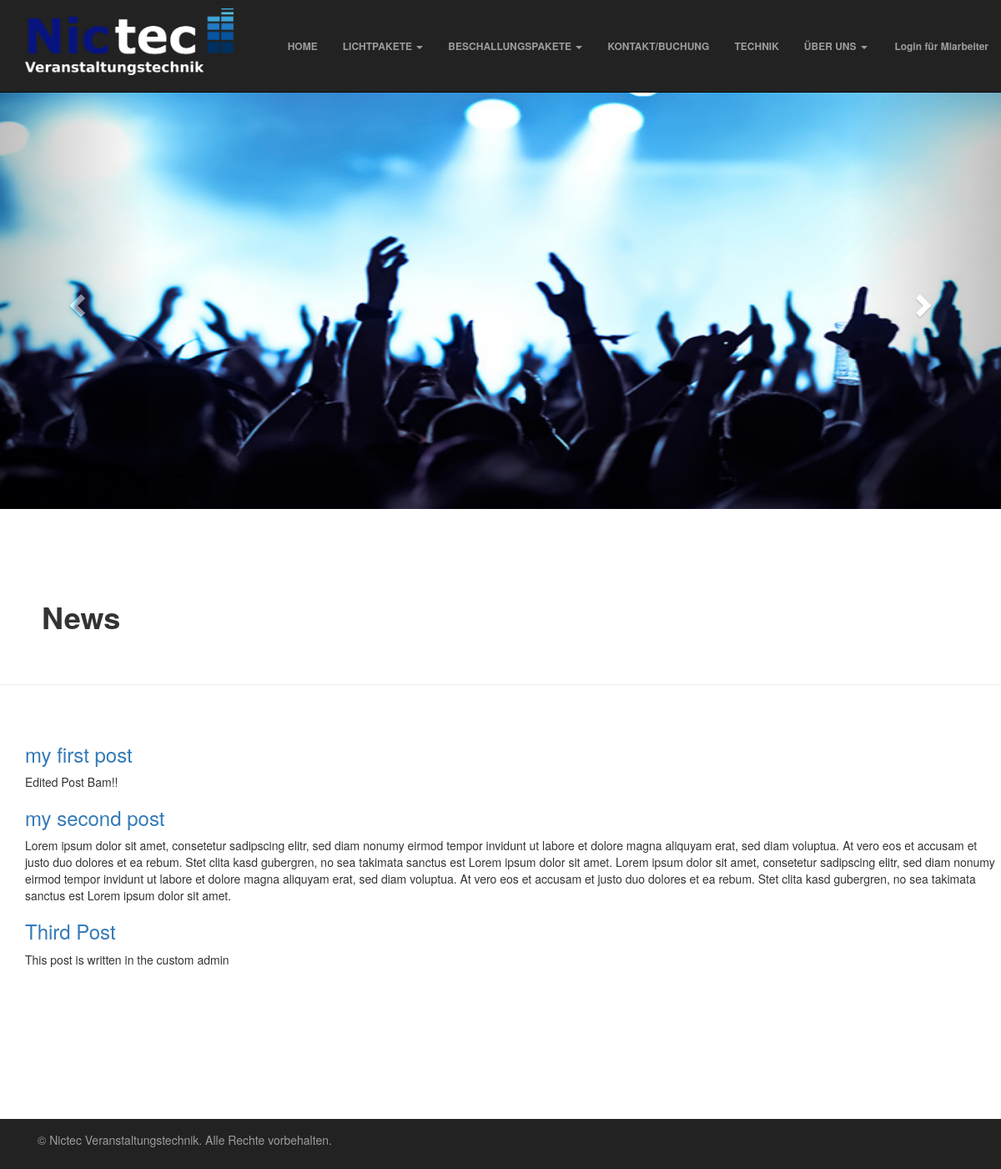
/, run on an earlier commit of the app's database.
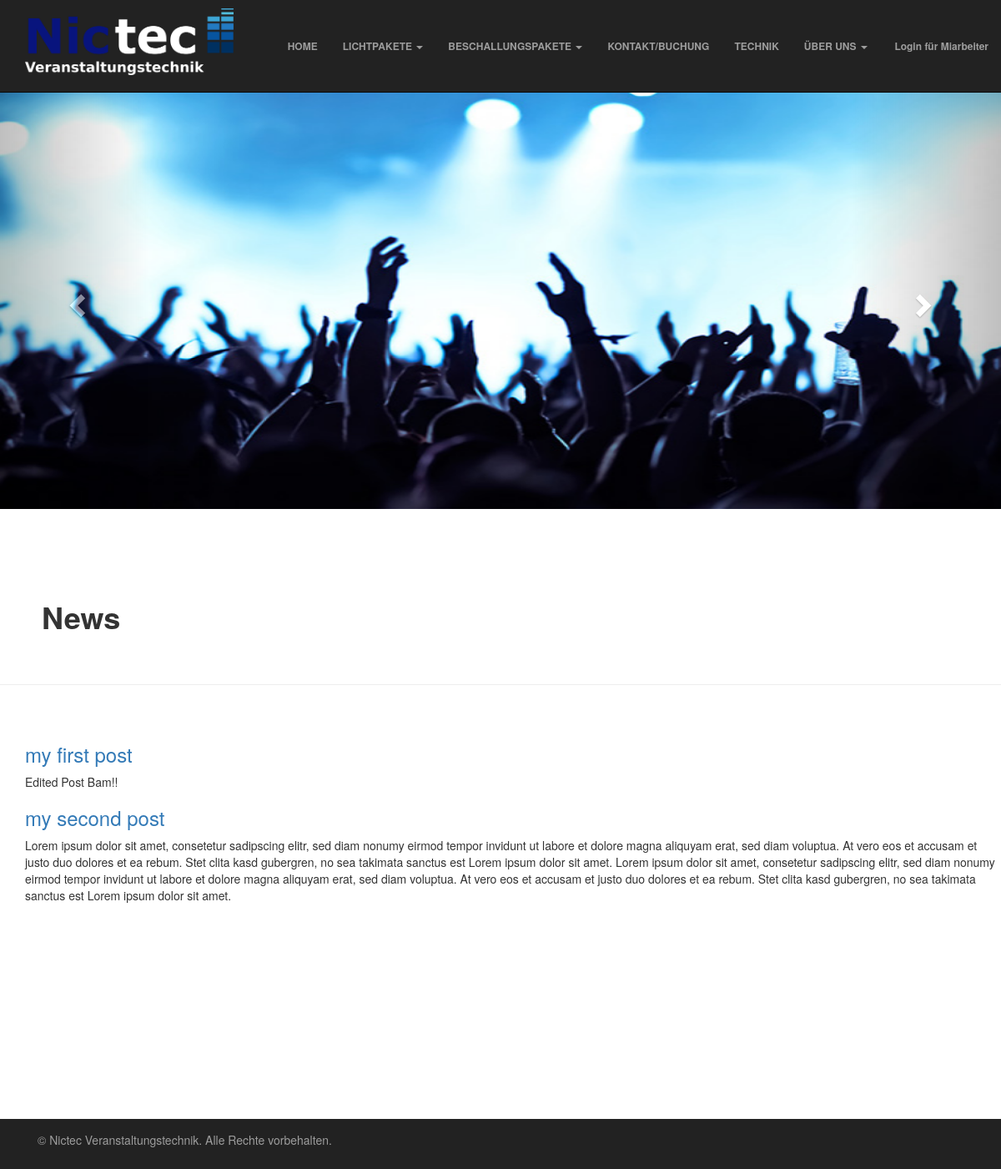
And on a later commit of the database.
### page/models.py (models this page shows, shortened)
class news(models.Model):
    title = models.CharField(max_length=200)
    text = models.TextField()
    created_date = models.DateTimeField(default=timezone.now)
    published_date = models.DateTimeField(default=timezone.now)

### page/views.py (the view)
# urls.py: url(r'^$', views.index, name='index'),
def index(request):
    news1 = news.objects.filter(published_date__lte=timezone.now()).order_by('published_date')
    if news1:
        return render(request, 'page/index.html', {'news':news1})
    else:
        print('error')
        return render(request, 'page/licht.html')

### page/templates/page/index.html (shortened to what this page needs)
<!DOCTYPE html>
<html lang="en">
<head>
    {% load staticfiles %}
    <link rel="stylesheet" href="https://maxcdn.bootstrapcdn.com/bootstrap/3.3.6/css/bootstrap.min.css">
   <link rel="stylesheet" href="{% static "page/css/custom.css" %}">
</head>
<body>
    <nav role="navigation" id="navbar" class="navbar navbar-inverse navbar-fixed-top">
        <div class="container-fluid">
            <div class="navbar-header">
                <a href="{% url 'home' %}"><img class="navbar-brand" src= "{% static "page/pictures/logo_heller.png"  %}"/></a>
            </div>
            <div class="collapse navbar-collapse" id="bs-example-navbar-collapse-1">
                <ul class="nav navbar-nav">
                    <li><a href="{% url 'home' %}">HOME </a></li>
                     <li class="dropdown">
                        <a href="{% url 'licht' %}" class="dropdown-toggle" role="button" aria-haspopup="true" aria-expanded="false">LICHTPAKETE <span class="caret"></span></a>
                    </li>
                    <li class="dropdown">
                        <a href="{% url 'ton' %}" class="dropdown-toggle"  role="button" aria-haspopup="true" aria-expanded="false">BESCHALLUNGSPAKETE <span class="caret"></span></a>
                    </li>
                    <li><a href="{% url 'kontakt' %}">KONTAKT/BUCHUNG</a></li>
                    <li><a href="{% url 'technik' %}">TECHNIK</a></li>
                    <li class="dropdown">
                        <a href="{% url 'ueber' %}" class="dropdown-toggle"  role="button" aria-haspopup="true" aria-expanded="false">ÜBER UNS <span class="caret"></span></a>
                    </li>
                </ul>
                <ul class="nav navbar-nav navbar-right">
                    <li><a href="{% url 'login' %}">Login für Miarbeiter</a></li>
                </ul>
            </div>
        </div>
    </nav>
    <div id="myCarousel" class="carousel slide" data-ride="carousel">
      <div class="carousel-inner" role="listbox">
        <div class="item active">
            <img src="{% static "page/pictures/banner-landing.jpg" %}" alt="banner"/ id= "picture">
        </div>
        <a class="left carousel-control" href="#myCarousel" role="button" data-slide="prev">
        <span class="glyphicon glyphicon-chevron-left" aria-hidden="true"></span>
        </a>
        <a class="right carousel-control" href="#myCarousel" role="button" data-slide="next">
        <span class="glyphicon glyphicon-chevron-right" aria-hidden="true"></span>
          </a>
        </div>
        <div class="page-header">
            <h1>News</h1>
        </div>
        <div class="wrapper">
           <div id= database>
            {% for news in news %}
                <h3><a href="">{{ news.title }}</a></h3>
                <p>{{ news.text|linebreaksbr }}</p>
            {% endfor %}
           </div>
        </div>
        <div class="footer navbar-inverse navbar-default-bottom" role="navigation">
        <div class="container">
            <div class="navbar-text pull-left">
                  <p>© Nictec Veranstaltungstechnik. Alle Rechte vorbehalten. </p>
        </div>
    </div>
</div>
        </div>
    </body>
</html>

### page/static/page/css/custom.css (style rules this page uses)
.navbar { -webkit-transition: all 0.6s ease-out; -moz-transition: all 0.6s ease-out; -o-transition: all 0.6s ease-out; -ms-transition: all 0.6s ease-out; transition: all 0.6s ease-out; min-height:30px !important; }
.navbar-nav > li > a { padding-top:45px !important; padding-bottom:45px !important; font-size: 12px; font-weight: bold; }
#myCarousel { margin-top: 110px; }
.carousel-inner > .item > img { width: 100%; height: 500px; }
.carousel-inner { width: 100%; max-height: 800px !important; }
.container-fluid > .navbar-header > a img { width=150px; height: 100px; padding-top: 10px; padding-bottom: 10px; padding-right: 50px; padding-left: 30px; }
.wrapper { min-height: 500px; padding-top: 30px; padding-bottom: 30px; }
.page-header { padding: 50px; }
.footer { position:absolute, bottom: 0, left:0; width: 100%; }
.page-header > h1 { font-weight: bold; }
#database { padding-left: 30px; }

What changed in the data, as far as the page shows it:
removed news: title "Third Post", text "This post is written in the custom admin"
